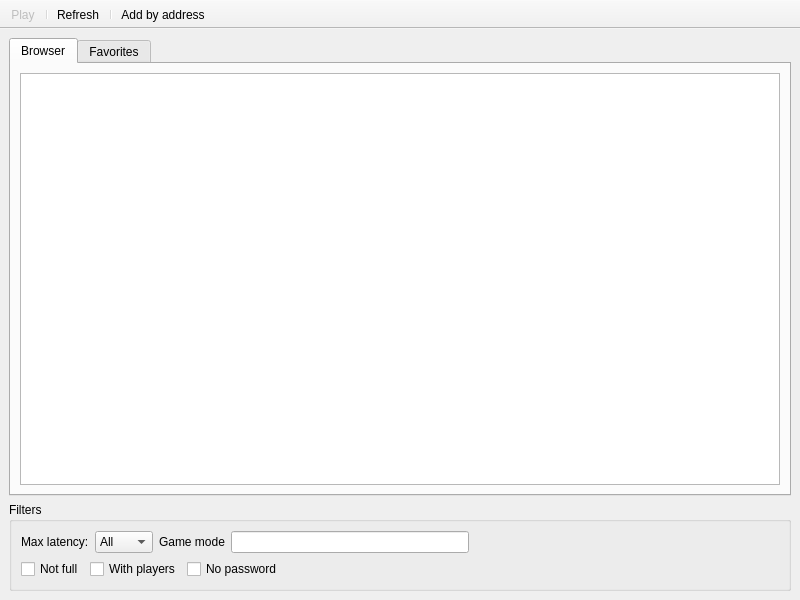
<?xml version="1.0" encoding="UTF-8"?>
<ui version="4.0">
 <class>MainWindow</class>
 <widget class="QMainWindow" name="MainWindow">
  <property name="geometry">
   <rect>
    <x>0</x>
    <y>0</y>
    <width>800</width>
    <height>600</height>
   </rect>
  </property>
  <property name="windowTitle">
   <string>Dreamweave Server Browser</string>
  </property>
  <widget class="QWidget" name="centralwidget">
   <layout class="QVBoxLayout" name="verticalLayout">
    <item>
     <widget class="QTabWidget" name="tabWidget">
      <property name="currentIndex">
       <number>0</number>
      </property>
      <widget class="QWidget" name="tabBrowser">
       <attribute name="title">
        <string>Browser</string>
       </attribute>
       <layout class="QHBoxLayout" name="horizontalLayout_2">
        <item>
         <widget class="QTableView" name="tblServerBrowser">
          <property name="selectionMode">
           <enum>QAbstractItemView::SingleSelection</enum>
          </property>
          <property name="selectionBehavior">
           <enum>QAbstractItemView::SelectRows</enum>
          </property>
          <property name="sortingEnabled">
           <bool>true</bool>
          </property>
          <attribute name="verticalHeaderVisible">
           <bool>false</bool>
          </attribute>
         </widget>
        </item>
       </layout>
      </widget>
      <widget class="QWidget" name="tabFavorites">
       <attribute name="title">
        <string>Favorites</string>
       </attribute>
       <layout class="QHBoxLayout" name="horizontalLayout_3">
        <item>
         <widget class="QTableView" name="tblFavorites">
          <property name="selectionMode">
           <enum>QAbstractItemView::SingleSelection</enum>
          </property>
          <property name="selectionBehavior">
           <enum>QAbstractItemView::SelectRows</enum>
          </property>
          <property name="sortingEnabled">
           <bool>true</bool>
          </property>
          <attribute name="verticalHeaderVisible">
           <bool>false</bool>
          </attribute>
         </widget>
        </item>
       </layout>
      </widget>
     </widget>
    </item>
    <item>
     <widget class="QGroupBox" name="groupBoxFilters">
      <property name="title">
       <string>Filters</string>
      </property>
      <layout class="QVBoxLayout" name="verticalLayout_2">
       <item>
        <layout class="QHBoxLayout" name="horizontalLayout_6">
         <item>
          <layout class="QHBoxLayout" name="horizontalLayout">
           <item>
            <widget class="QLabel" name="lblMaxLatency">
             <property name="text">
              <string>Max latency:</string>
             </property>
            </widget>
           </item>
           <item>
            <widget class="QComboBox" name="comboLatency">
             <item>
              <property name="text">
               <string>All</string>
              </property>
             </item>
             <item>
              <property name="text">
               <string>&lt;50</string>
              </property>
             </item>
             <item>
              <property name="text">
               <string>&lt;100</string>
              </property>
             </item>
             <item>
              <property name="text">
               <string>&lt;150</string>
              </property>
             </item>
             <item>
              <property name="text">
               <string>&lt;200</string>
              </property>
             </item>
             <item>
              <property name="text">
               <string>&lt;250</string>
              </property>
             </item>
            </widget>
           </item>
          </layout>
         </item>
         <item>
          <layout class="QHBoxLayout" name="horizontalLayout_5">
           <item>
            <widget class="QLabel" name="lblGameMode">
             <property name="text">
              <string>Game mode</string>
             </property>
            </widget>
           </item>
           <item>
            <widget class="QLineEdit" name="leGamemode"/>
           </item>
          </layout>
         </item>
         <item>
          <spacer name="horizontalSpacer_2">
           <property name="orientation">
            <enum>Qt::Horizontal</enum>
           </property>
           <property name="sizeHint" stdset="0">
            <size>
             <width>40</width>
             <height>20</height>
            </size>
           </property>
          </spacer>
         </item>
        </layout>
       </item>
       <item>
        <layout class="QHBoxLayout" name="horizontalLayout_7">
         <item>
          <widget class="QCheckBox" name="cBoxNotFull">
           <property name="text">
            <string>Not full</string>
           </property>
          </widget>
         </item>
         <item>
          <widget class="QCheckBox" name="cBoxWithPlayers">
           <property name="text">
            <string>With players</string>
           </property>
          </widget>
         </item>
         <item>
          <widget class="QCheckBox" name="cBBoxWOPass">
           <property name="text">
            <string>No password</string>
           </property>
          </widget>
         </item>
         <item>
          <spacer name="horizontalSpacer">
           <property name="orientation">
            <enum>Qt::Horizontal</enum>
           </property>
           <property name="sizeHint" stdset="0">
            <size>
             <width>40</width>
             <height>20</height>
            </size>
           </property>
          </spacer>
         </item>
        </layout>
       </item>
      </layout>
     </widget>
    </item>
   </layout>
  </widget>
  <widget class="QToolBar" name="toolBar">
   <property name="enabled">
    <bool>true</bool>
   </property>
   <property name="windowTitle">
    <string>toolBar</string>
   </property>
   <property name="movable">
    <bool>false</bool>
   </property>
   <property name="floatable">
    <bool>false</bool>
   </property>
   <attribute name="toolBarArea">
    <enum>TopToolBarArea</enum>
   </attribute>
   <attribute name="toolBarBreak">
    <bool>false</bool>
   </attribute>
   <addaction name="actionPlay"/>
   <addaction name="separator"/>
   <addaction name="actionRefresh"/>
   <addaction name="separator"/>
   <addaction name="actionAdd_by_IP"/>
  </widget>
  <action name="actionAdd">
   <property name="enabled">
    <bool>false</bool>
   </property>
   <property name="text">
    <string>Add</string>
   </property>
  </action>
  <action name="actionDelete">
   <property name="enabled">
    <bool>false</bool>
   </property>
   <property name="text">
    <string>Delete</string>
   </property>
  </action>
  <action name="actionRefresh">
   <property name="text">
    <string>Refresh</string>
   </property>
  </action>
  <action name="actionPlay">
   <property name="enabled">
    <bool>false</bool>
   </property>
   <property name="text">
    <string>Play</string>
   </property>
  </action>
  <action name="actionAdd_by_IP">
   <property name="text">
    <string>Add by address</string>
   </property>
  </action>
 </widget>
 <resources/>
 <connections/>
</ui>
